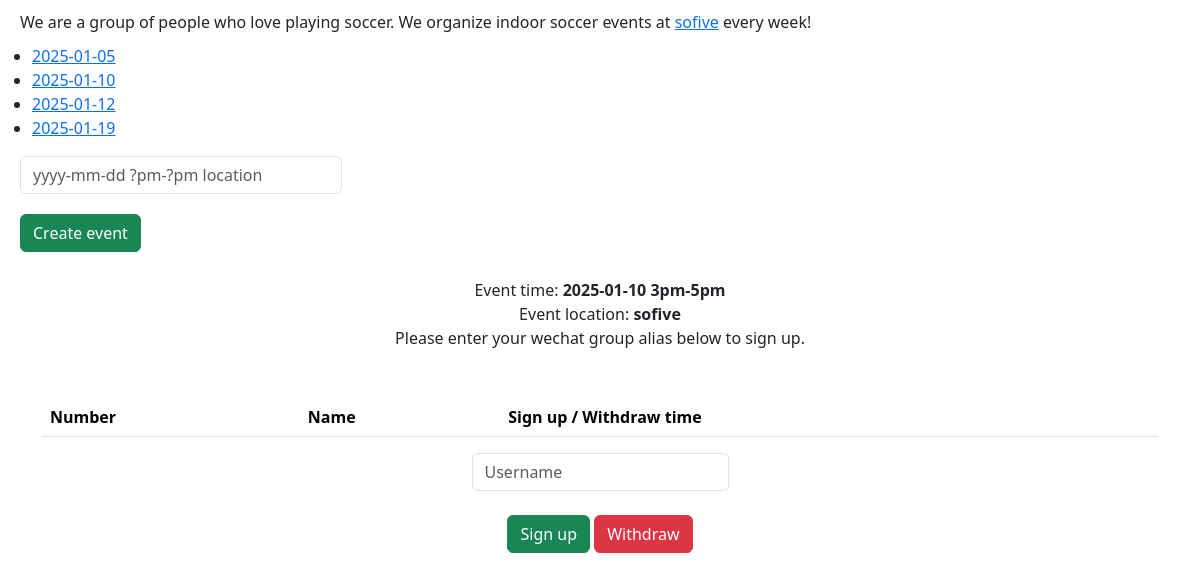
The app's page /?date=2025-01-10 with its own data.
### tables this page shows
CREATE TABLE events (
    date TEXT NOT NULL,
    time TEXT NOT NULL,
    location TEXT NOT NULL,
    video_url TEXT,
    PRIMARY KEY (date)
);

### flask_app.py (the view, shortened to what this page needs)
@app.route('/', methods=["GET", "POST"])
def index():
    if request.method == "GET":
        date = request.args.get("date", default="")
        events = db.execute("SELECT date, time FROM events ORDER BY date")
        if date == "":
            return render_template("index.html", events = events, date = date)
        event = db.execute("SELECT time, location FROM events WHERE date = ?",date)
        event_time = event[0]["time"]
        event_location = event[0]["location"]
        session["date"] = date
        rows_signup = db.execute("SELECT name, ts, cancel FROM signup WHERE date = ? AND cancel = 0 ORDER BY ts", date)
        rows_withdraw = db.execute("SELECT name, ts, cancel FROM signup WHERE date = ? AND cancel = 1 ORDER BY ts", date)
        return render_template("index.html", events = events, date = date, event_time = event_time, event_location = event_location, rows_signup = rows_signup, rows_withdraw = rows_withdraw)

### templates/index.html (shortened to what this page needs)
<html>
    <head>
        <link href="https://cdn.jsdelivr.net/npm/bootstrap@5.3.3/dist/css/bootstrap.min.css" rel="stylesheet">
    </head>
    <body>
        <div class = "margin">
            We are a group of people who love playing soccer. We organize indoor soccer events at <a href="https://www.sofive.com/locations/meadowlands">sofive</a> every week!
        </div>
        <ul>
            {% for event in events %}
                <li><a href="?date={{event.date}}">{{event.date}}</a></li>
            {% endfor %}
        </ul>
        <form action="/" method="POST">
            <input size = "27" autocomplete="off" autofocus name="event" class="margin form-control w-auto" placeholder="yyyy-mm-dd ?pm-?pm location" type="text">
            <button type="submit" class="margin btn btn-success" name="create_event">Create event</button>
        </form>
        {% if date != "" %}
        <div class = "text-center">
            Event time: <b>{{date}}  {{event_time}}</b>
            <br>
            Event location: <b>{{event_location}}</b>
            <br>
            Please enter your wechat group alias below to sign up.
        </div>
        <div class="container py-5 text-center">
            <table class="table">
                <thead>
                    <tr>
                        <th>Number</th>
                        <th>Name</th>
                        <th>Sign up / Withdraw time</th>
                    </tr>
                </thead>
            </table>
            <form action="/" method="POST">
                <div>
                    <input autocomplete="off" autofocus name="name" class="form-control mx-auto w-auto" placeholder="Username" type="text">
                </div>
                <br>
                <button type="submit" class="btn btn-success" name="submitAction" value="signup">Sign up</button>
                <button type="submit" class="btn btn-danger" name="submitAction" value="withdraw">Withdraw</button>
            </form>
        </div>
        {% endif %}
    </body>
</html>

### templates/index.html (style rules this page uses)
.margin { margin-left: 20px; margin-right: 20px; margin-top: 10px; margin-bottom: 10px; }

### records on screen
events: date "2025-01-05"
events: date "2025-01-10", time "3pm-5pm", location "sofive"
events: date "2025-01-12"
events: date "2025-01-19"

### other values on screen
{{ date }} "2025-01-10"
